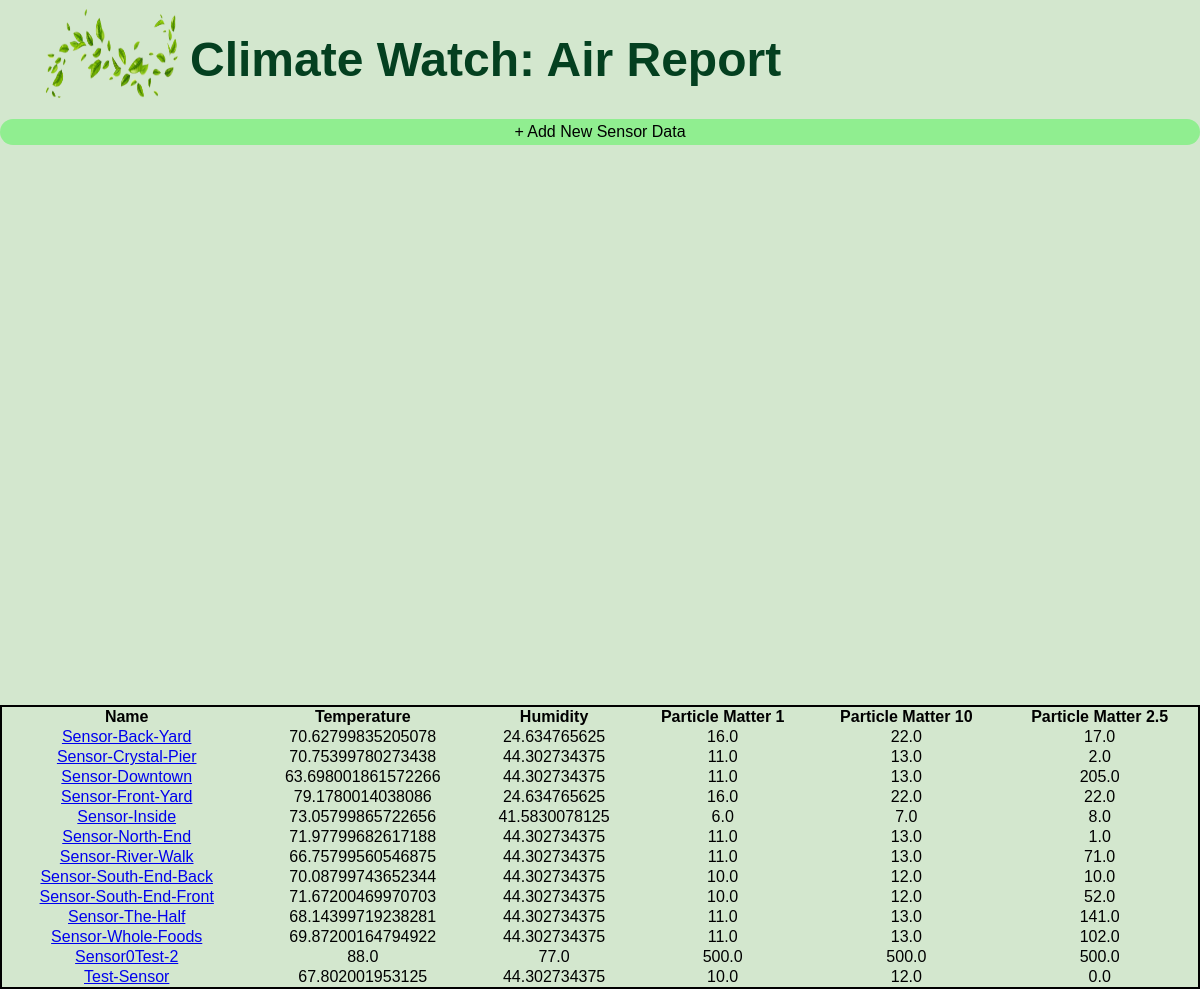
Page /airreport/ on the committed database.
### airreport/models.py (models this page shows, shortened)
class Sensor(models.Model):
    name = models.CharField(max_length = 50)
    latitude = models.FloatField(default = 0.0)
    longitude = models.FloatField(default = 0.0)
    temp = models.FloatField(default = 0)
    humidity = models.FloatField(default = 0)
    airquaility1 = models.FloatField(default = 0)
    airquaility2 = models.FloatField(default = 0)
    airquaility3 = models.FloatField(default = 0)
    timestamp = models.DateTimeField(default=datetime.now())

### airreport/views.py (the view)
# urls.py: path('', views.HomeView.as_view(), name='home'),
class HomeView(TemplateView):
    template_name = 'airreport/home.html'
    def get_context_data(self, **kwargs):
        m = folium.Map(
            location=[34.1900000, -77.840000],
            zoom_start=13
        )
        included_sensor_name = []
        latest_data_per_sensor = []
        for sensor in Sensor.objects.all().order_by('name', '-pk'):
          if(sensor.name not in included_sensor_name):
            latest_data_per_sensor.append(sensor)
            included_sensor_name.append(sensor.name)
            iframe = folium.IFrame(sensor.name +
                                  '<br> Location: [{0}, {1}]'.format(sensor.latitude ,+sensor.longitude) +
                                  '<br> Temp:  {0} '.format(sensor.temp) +
                                  '<br> Humidity:  {0} '.format(sensor.humidity) +
                                  '<br> Air Quaility:  {0} '.format(sensor.airquaility3)
                                  )
            location = sensor.latitude, sensor.longitude,
            popup = folium.Popup(iframe,
                      min_width=300,
                      max_width=300)
            print(sensor.airquaility1)
            if(sensor.airquaility3 < 12.0):
                icon=folium.Icon(icon='cloud', color = 'green', icon_color='green')
            elif(sensor.airquaility3 < 35.4):
                icon=folium.Icon(icon='cloud', color = 'beige', icon_color='#FFFF00')
            elif(sensor.airquaility3 < 55.4):
                icon=folium.Icon(icon='cloud', color = 'orange', icon_color='orange')
            elif(sensor.airquaility3 < 150.4):
                icon=folium.Icon(icon='cloud', color = 'red', icon_color='red')
            elif(sensor.airquaility3 < 250.4):
                icon=folium.Icon(icon='cloud', color = 'purple', icon_color='purple')
            else:
                icon=folium.Icon(icon='cloud', color = 'maroon', icon_color='maroon')
            folium.Marker(
                location = location,
                popup = popup,
                icon=icon
            ).add_to(m)
          m.add_child(folium.LayerControl())
        m = m._repr_html_()
        context = super().get_context_data(**kwargs)
        context["map"] = m
        context["sensors"] = latest_data_per_sensor
        return context

### airreport/templates/airreport/home.html (shortened to what this page needs)
{% load static %}
<!DOCTYPE html>
<html>
   <head>
      <link
         rel="stylesheet"
         type="text/css"
         href="{% static 'airreport/style.css' %}"
      />
   </head>
   <body>
      <div class = "app">
         <header>
            <div class="header-first-row">
               <img
                  src="{% static 'airreport/leaf.png' %}"
                  alt="Air Report Logo"
                  width="150px"
               />
               <h1 class ="title">Climate Watch: Air Report</h1>
            </div>
         </header>
         <div>
            <a href = "{% url 'add_sensor' %}" style ="display: inherit;
                                                text-align: center;
                                                border-radius: 15px;
                                                text-decoration: none;
                                                color: inherit;
                                                padding: 4px;
                                                background-color: lightgreen;">+ Add New Sensor Data</a>
         </div>
         <div class = "map">
            <div style = "height: 70vh; overflow: hidden;">
            </div>
         </div>
         <div>
            <table class = "sensor_table">
               <thead>
                  <tr>
                     <th>Name</th>
                     <th>Temperature</th>
                     <th>Humidity</th>
                     <th>Particle Matter 1</th>
                     <th>Particle Matter 10</th>
                     <th>Particle Matter 2.5</th>
                  </tr>
               </thead>
               <tbody>
                  {% for sensor in sensors %}
                     <tr>
                        <td>
                           <a href = '{% url "sensor_detail" sensor.id %}'> {{ sensor.name }}</a> </td>
                        <td>{{ sensor.temp }}</td>
                        <td>{{ sensor.humidity }}</td>
                        <td>{{ sensor.airquaility1 }}</td>
                        <td>{{ sensor.airquaility2 }}</td>
                        <td>{{ sensor.airquaility3 }}</td>
                     </tr>
                  {% endfor %}
               </tbody>
            </table>
         </div>
      </div>
   </body>
</html>

### airreport/static/airreport/style.css (style rules this page uses)
body { font-family: "Oxygen", sans-serif; background-color: #d3e7ce; margin: 0; }
header { background-color: #d3e7ce; align-items: center; padding-left: 40px; }
table { align-items: center; border-collapse: collapse; }
.header-first-row { width: 100%; display: flex }
.title { font-size: 3em; color: #044020; }
.sensor_table { background-color: #d3e7ce; text-align: center; width: 100%; border: 2px solid black }

### rows in the picture
Sensor: name "Sensor-Back-Yard", temp "70.62799835205078", humidity "24.634765625", airquaility1 "16.0", airquaility2 "22.0", airquaility3 "17.0"
Sensor: name "Sensor-Crystal-Pier", temp "70.75399780273438", humidity "44.302734375", airquaility1 "11.0", airquaility2 "13.0", airquaility3 "2.0"
Sensor: name "Sensor-Downtown", temp "63.698001861572266", humidity "44.302734375", airquaility1 "11.0", airquaility2 "13.0", airquaility3 "205.0"
Sensor: name "Sensor-Front-Yard", temp "79.1780014038086", humidity "24.634765625", airquaility1 "16.0", airquaility2 "22.0", airquaility3 "22.0"
Sensor: name "Sensor-Inside", temp "73.05799865722656", humidity "41.5830078125", airquaility1 "6.0", airquaility2 "7.0", airquaility3 "8.0"
Sensor: name "Sensor-North-End", temp "71.97799682617188", humidity "44.302734375", airquaility1 "11.0", airquaility2 "13.0", airquaility3 "1.0"
Sensor: name "Sensor-River-Walk", temp "66.75799560546875", humidity "44.302734375", airquaility1 "11.0", airquaility2 "13.0", airquaility3 "71.0"
Sensor: name "Sensor-South-End-Back", temp "70.08799743652344", humidity "44.302734375", airquaility1 "10.0", airquaility2 "12.0", airquaility3 "10.0"
Sensor: name "Sensor-South-End-Front", temp "71.67200469970703", humidity "44.302734375", airquaility1 "10.0", airquaility2 "12.0", airquaility3 "52.0"
Sensor: name "Sensor-The-Half", temp "68.14399719238281", humidity "44.302734375", airquaility1 "11.0", airquaility2 "13.0", airquaility3 "141.0"
Sensor: name "Sensor-Whole-Foods", temp "69.87200164794922", humidity "44.302734375", airquaility1 "11.0", airquaility2 "13.0", airquaility3 "102.0"
Sensor: name "Sensor0Test-2", temp "88.0", humidity "77.0", airquaility1 "500.0", airquaility2 "500.0", airquaility3 "500.0"
Sensor: name "Test-Sensor", temp "67.802001953125", humidity "44.302734375", airquaility1 "10.0", airquaility2 "12.0", airquaility3 "0.0"
